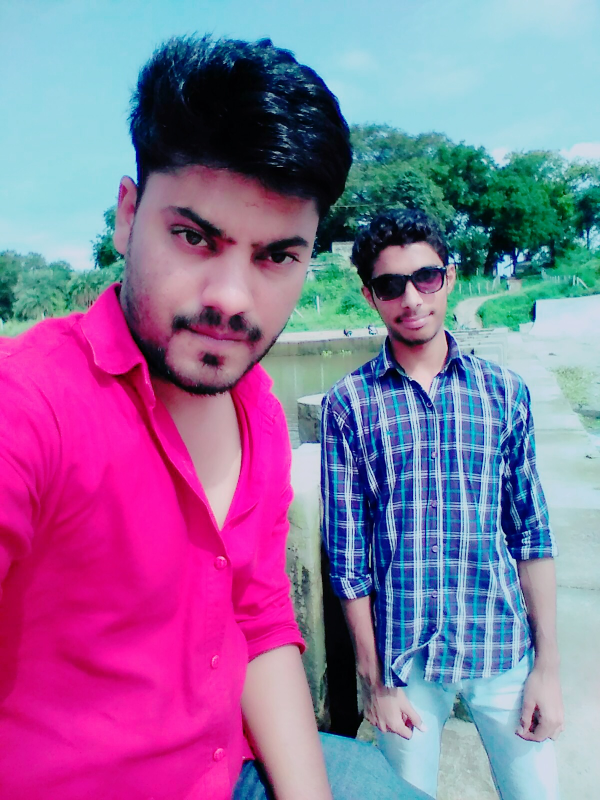
#> input picture testing.jpg, 1200 x 1600 px, given in place of the camera (shown at 1/2 size)
$ python Main.py
#> lines starting #> are read from the running program, lines starting #| are printed output that depends on the picture; after the words box and inside, x2 and y2 are one past the last pixel; in counts of white or black regions, pixels touching at a corner belong together
import numpy as np
import cv2
import pyautogui
import time

camera = int(input('enter the camera index '))
#> the answer given: 3
face_cascade = cv2.CascadeClassifier('face_data.xml')
eye_cascade = cv2.CascadeClassifier('eyes_data.xml')
cap = cv2.VideoCapture(camera)
kernel = cv2.getStructuringElement(cv2.MORPH_ELLIPSE,(3,3))
fgbg = cv2.createBackgroundSubtractorMOG2()
fgbg2 = cv2.createBackgroundSubtractorMOG2()
start = time.time() + 1
x1, y1, w1, h2 = 0,10,10,10
flag = False
while True:
    flag = False
    ret, frame = cap.read()
#> frame is the input picture: shape (1600, 1200, 3); mean B, G, R 157.1, 113.3, 143
    gray = cv2.cvtColor(frame, cv2.COLOR_BGR2GRAY)
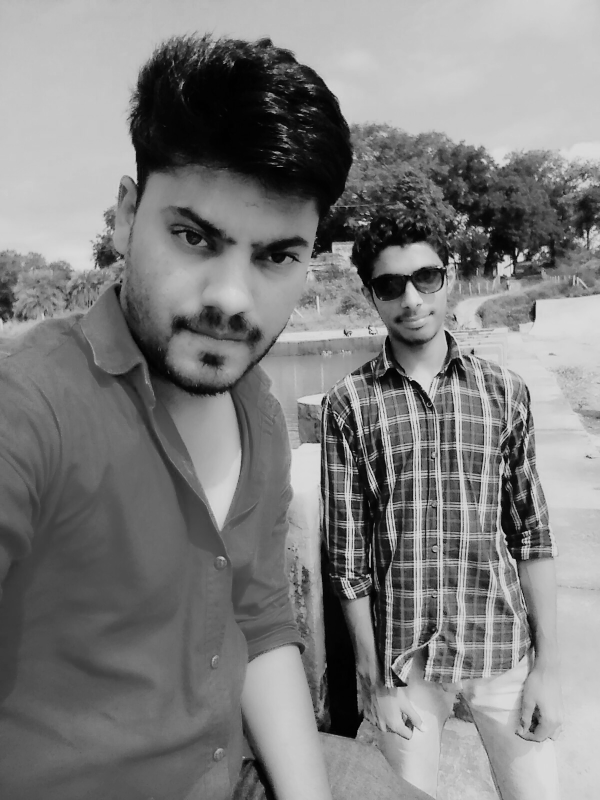
#> gray: shape (1600, 1200) (shown at 1/2 size); min 0, max 220, mean 127.2
    faces = face_cascade.detectMultiScale(gray, 1.3, 5)
#> faces = [[701, 480, 234, 234]]
    for (x,y,w,h) in faces:
        cv2.rectangle(frame,(x,y),(x+w,y+h),(255,0,0),2)
        roi_gray = gray[y:y+h, x:x+w]
        roi_color = frame[y:y+h, x:x+w]
        [x1, y1, w1, h2] = [x,y,w,h]
        flag = True
#> this loop made 1 pass
#> (x, y, w, h, x1, y1, w1, h2) on pass 1: (701, 480, 234, 234, 701, 480, 234, 234)
#> pass 1, `roi_gray = gray[y:y+h, x:x+w]`:
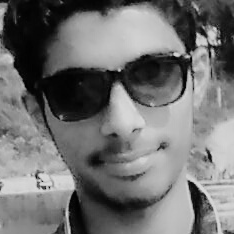
#> roi_gray: shape (234, 234); min 0, max 220, mean 113.8
#> pass 1, `roi_color = frame[y:y+h, x:x+w]`:
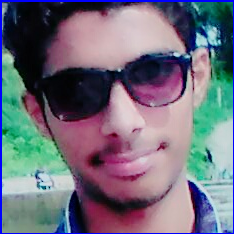
#> roi_color: shape (234, 234, 3); mean B, G, R 123.8, 110, 111.2
#> after the loop:
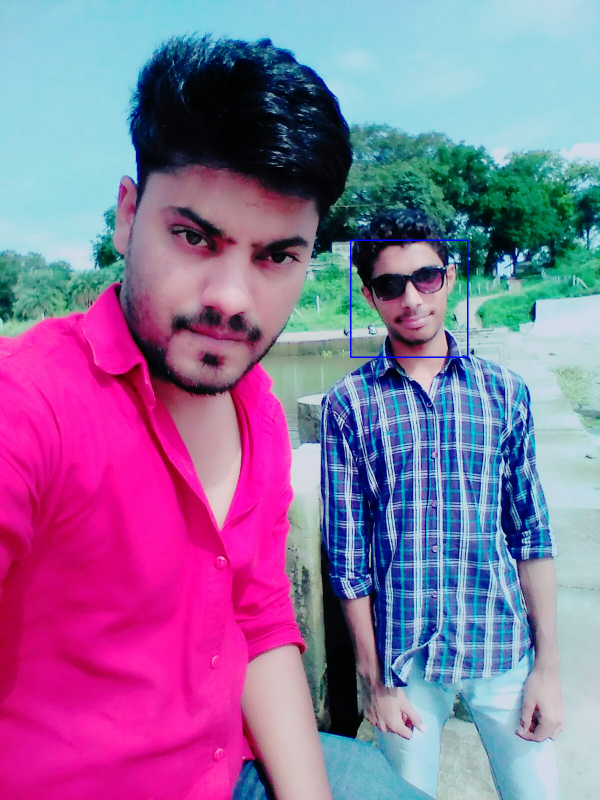
#> frame: shape (1600, 1200, 3) (shown at 1/2 size); 0.15% of pixels changed, all inside (x1, y1, x2, y2) = (700, 479, 937, 716)
    width = cap.get(3)
    height = cap.get(4)
    fgmask = fgbg.apply(frame)
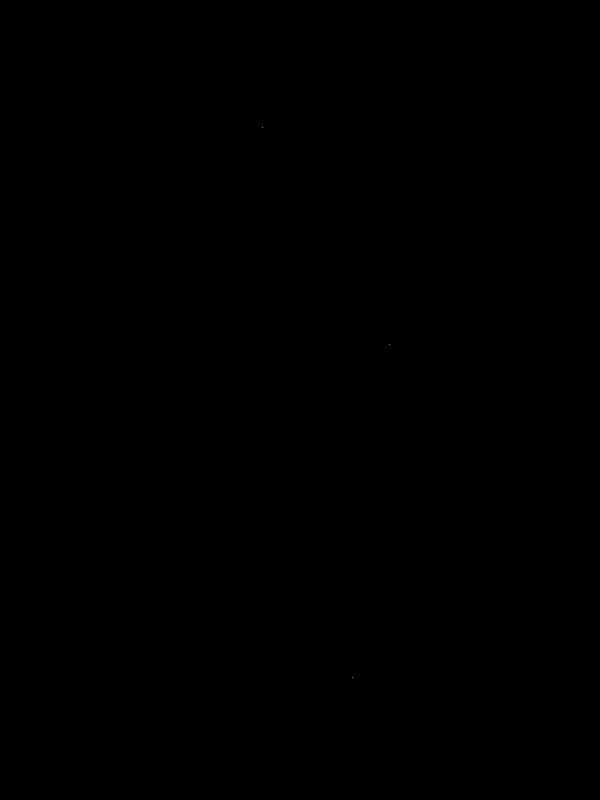
#> fgmask: shape (1600, 1200) (shown at 1/2 size); values 127 (black) and 255 (white), 0% white in thin lines or dots, all inside (x1, y1, x2, y2) = (524, 255, 780, 1356)
    fgmask = cv2.morphologyEx(fgmask, cv2.MORPH_OPEN, kernel)
#> fgmask: shape (1600, 1200); every value is 127
    frameY = y1//2 + y1//4
#> frameY = 360
    preimg = fgmask[0:int(frameY), 0:int(width)]
#> preimg: shape (360, 1200); every value is 127
    ret, frame = cap.read()
    fgmask2 = fgbg.apply(frame)
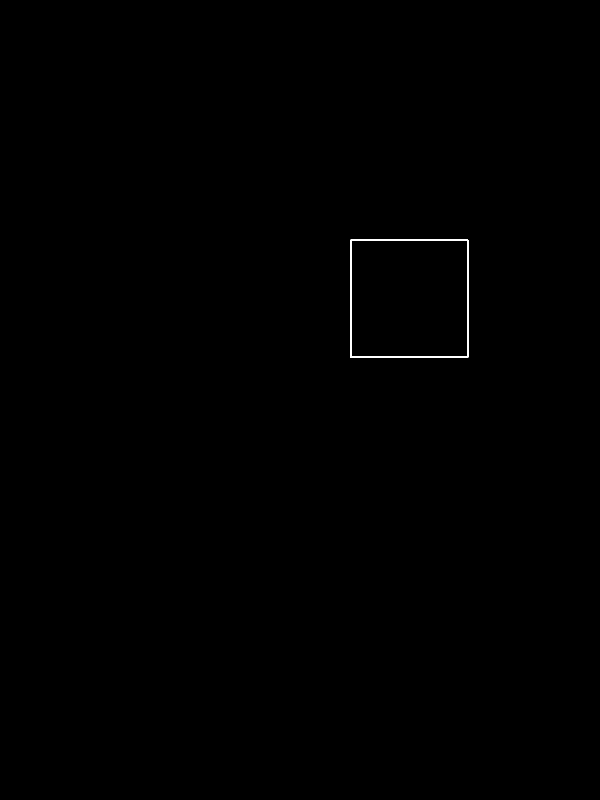
#> fgmask2: shape (1600, 1200) (shown at 1/2 size); values 0 (black) and 127 (white), 0.15% white; 1 white region, box (x1, y1, x2, y2) and area: (700, 479, 937, 716) 2804
    fgmask2 = cv2.morphologyEx(fgmask2, cv2.MORPH_OPEN, kernel)
    crrimg = fgmask2[0:int(frameY), 0:int(width)]
#> crrimg: shape (360, 1200); every value is 0
    diff = cv2.absdiff(preimg, crrimg)
    diffsum = diff.sum()
#> diffsum = 54864000
    #cv2.imshow('frame',fgmask)
    #cv2.imshow('frame',fgmask2)
    cv2.putText(diff,str(diffsum), (10,20), cv2.FONT_HERSHEY_SIMPLEX, 2, 255)
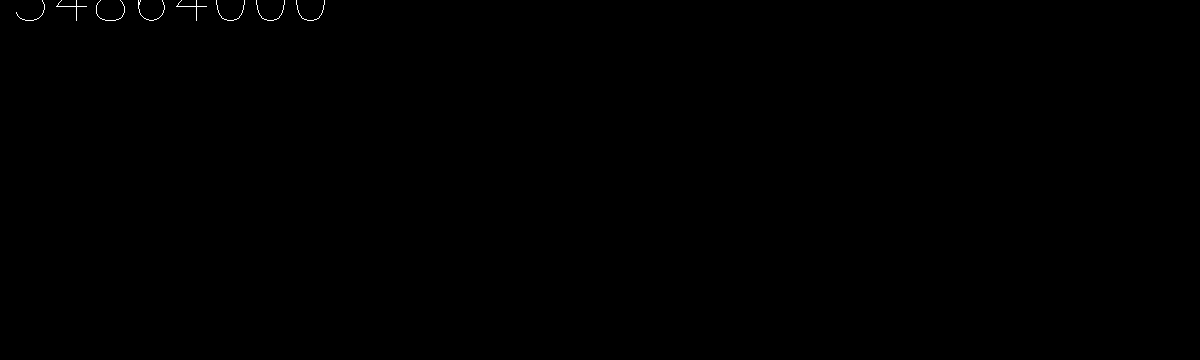
#> diff: shape (360, 1200); values 127 (black) and 255 (white), 0.1% white in thin lines or dots, all inside (x1, y1, x2, y2) = (16, 0, 325, 21)
    cv2.imshow('diff',diff)
    cv2.imshow('frame',frame)
    #need to                 | remove if don't work
    if diffsum//100000 > 0 and flag:
        if (int(time.time()-start) > 1):

            leftimg = diff[0:int(frameY), 0:int(x1 + w1//2)]
            rightimg = diff[0:int(frameY), int(x1 + w1//2):int(width)]
            if leftimg.sum() > rightimg.sum():
                pyautogui.press('right')
                print("right pressed")
            else:
                pyautogui.press('left')
                print("left pressed")
            start = time.time()
    if cv2.waitKey(27) == ord('q'):
#> (key q is pressed here)
        break


cap.release()
cv2.destroyAllWindows()
